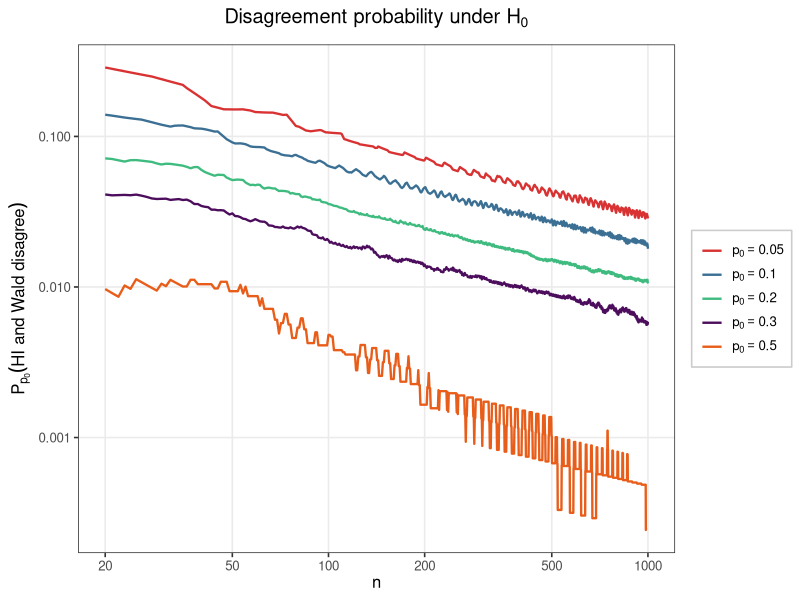
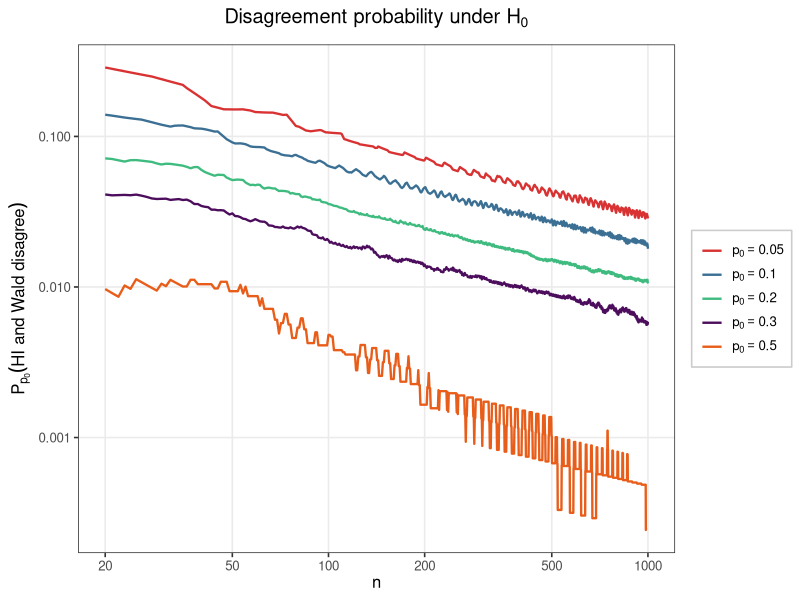
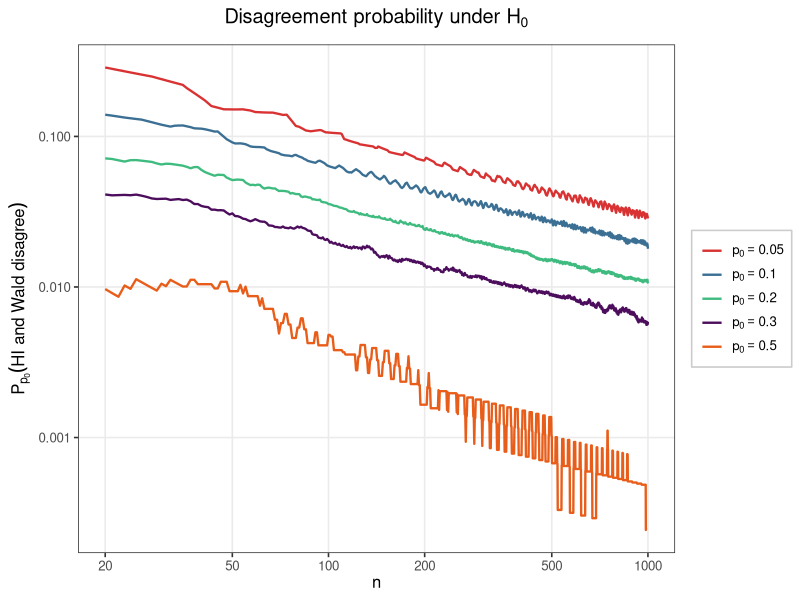

Source code (R) for these figures, in order:
library(ggplot2)
library(dplyr)

save_dir <- "./figures" # replace with actual path
dir.create(save_dir, recursive = TRUE, showWarnings = FALSE)

alpha <- 0.05
z <- qnorm(1-alpha/2)

# function that returns whether the HI rule rejects H0: p=p0
# for a given vector of counts k, sample size n, and null value p0
rejects_HI <- function(k, n, p0, z = z) {
  phat <- k/n
  se <- sqrt(p0*(1-p0)/n)
  
  abs(phat-p0)>z*se
}

# function that returns whether the Wald rule rejects H0: p=p0
# for a given vector of counts k, sample size n, and null value p0
rejects_Wald <- function(k, n, p0, z = z) {
  phat <- k/n
  
  out <- rep(FALSE, length(phat))
  boundary <- (phat == 0) | (phat == 1)
  
  # at phat = 0 or phat = 1, the Wald standard error is zero, so the
  # interval collapses to a single point; reject whenever p0 differs from that point
  out[boundary] <- p0 != phat[boundary]
  
  if (any(!boundary)) {
    se <- sqrt(phat[!boundary]*(1-phat[!boundary])/n)
    out[!boundary] <- abs(phat[!boundary]-p0) > z*se
  }
  
  out
}

# function that computes the exact probability, under H0: p=p0,
# that the HI and Wald rules disagree
disagreement_prob <- function(n, p0, z = z) {
  k <- 0:n
  
  hi_rejects <- rejects_HI(k, n, p0, z)
  wald_rejects <- rejects_Wald(k, n, p0, z)
  
  disagreement <- hi_rejects != wald_rejects
  
  # since X ~ Binomial(n, p0) under H0, the disagreement probability is
  # sum_{k=0}^n1_{HI and Wald disagree at k}P_{p0}(X = k)
  probabilities <- dbinom(k, size = n, prob = p0)
  
  sum(probabilities[disagreement])
}

# function that computes a centered rolling mean of a numeric vector,
# used here only to smooth the disagreement probabilities for visual clarity,
# since the exact probabilities oscillate a lot due to the shifting of the grid k/n
rolling_mean <- function(values, window) {
  values <- as.numeric(values)
  pad <- floor(window/2)
  out <- numeric(length(values))
  
  for (i in seq_along(values)) {
    lo <- max(1, i-pad)
    hi <- min(length(values), i+pad)
    out[i] <- mean(values[lo:hi])
  }
  
  out
}


# plotting
plot_disagreement_probabilities <- function(
    n_min = 20,
    n_max = 1000,
    p0_values = c(0.05, 0.10, 0.20, 0.30, 0.50),
    rolling_window = 30,
    output_pdf = "WaldvsHI_prob.pdf",
    output_png = "WaldvsHI_prob.png"
) {
  n_grid <- n_min:n_max
  
  colors <- c(
    "p0 = 0.05" = "#d62728",
    "p0 = 0.10" = "#31688e",
    "p0 = 0.20" = "#35b779",
    "p0 = 0.30" = "#440154",
    "p0 = 0.50" = "#e6550d"
  )
  
  plot_data <- bind_rows(
    lapply(p0_values, function(p0) {
      probs <- sapply(n_grid, function(n) disagreement_prob(n, p0, z))
      smoothed <- rolling_mean(probs, rolling_window)
      
      data.frame(
        n = n_grid,
        p0 = p0,
        p0_label = sprintf("p0 = %.2f", p0),
        disagreement_prob = smoothed
      )
    })
  )
  
  plot_data <- plot_data %>%
    filter(disagreement_prob > 0)
  
  plot_data$p0_label <- factor(
    plot_data$p0_label,
    levels = names(colors)
  )
  
  p <- ggplot(plot_data, aes(x = n, y = disagreement_prob, color = p0_label)) +
    geom_line(linewidth = 0.8, alpha = 0.95) +
    scale_color_manual(
      values = colors,
      name = NULL,
      labels = parse(text = c(
        "p[0] == 0.05",
        "p[0] == 0.10",
        "p[0] == 0.20",
        "p[0] == 0.30",
        "p[0] == 0.50"
      ))
    ) +
    scale_x_log10(
      breaks = c(20, 50, 100, 200, 500, 1000),
      labels = c("20", "50", "100", "200", "500", "1000")
    ) +
    scale_y_log10() +
    labs(
      title = expression(paste("Disagreement probability under ", H[0])),
      x = expression(n),
      y = expression(P[p[0]]("HI and Wald disagree"))
    ) +
    theme_bw(base_size = 12) +
    theme(
      plot.title = element_text(hjust = 0.5, margin = margin(b = 8)),
      legend.position = "right",
      legend.background = element_rect(fill = "white", color = "gray80"),
      panel.grid.minor = element_blank()
    )
  
  ggsave(
    filename = file.path(save_dir, output_pdf),
    plot = p,
    width = 7,
    height = 5,
    device = cairo_pdf
  )
  
  ggsave(
    filename = file.path(save_dir, output_png),
    plot = p,
    width = 7,
    height = 5,
    dpi = 130
  )
  
  print(p)
}

plot_disagreement_probabilities()
